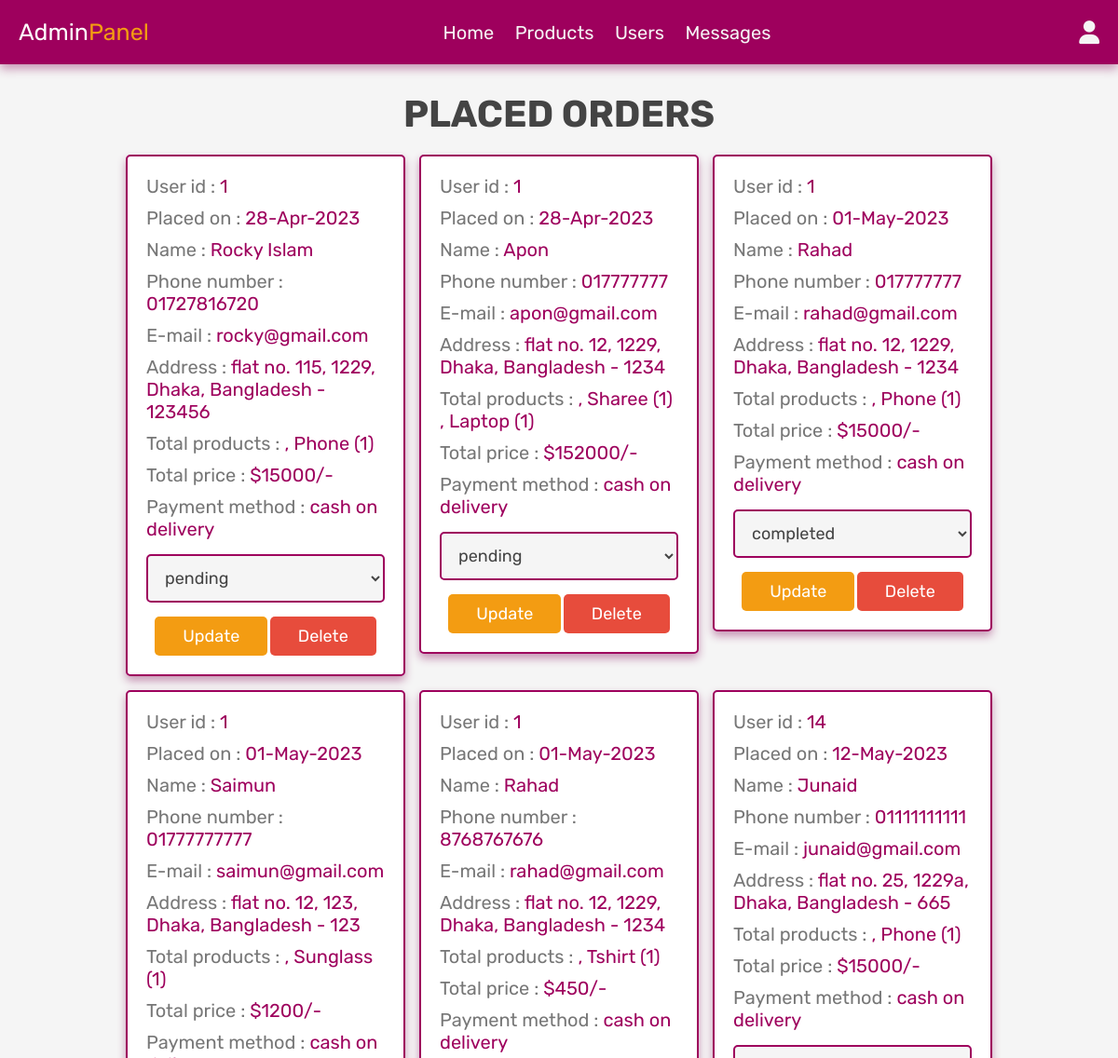
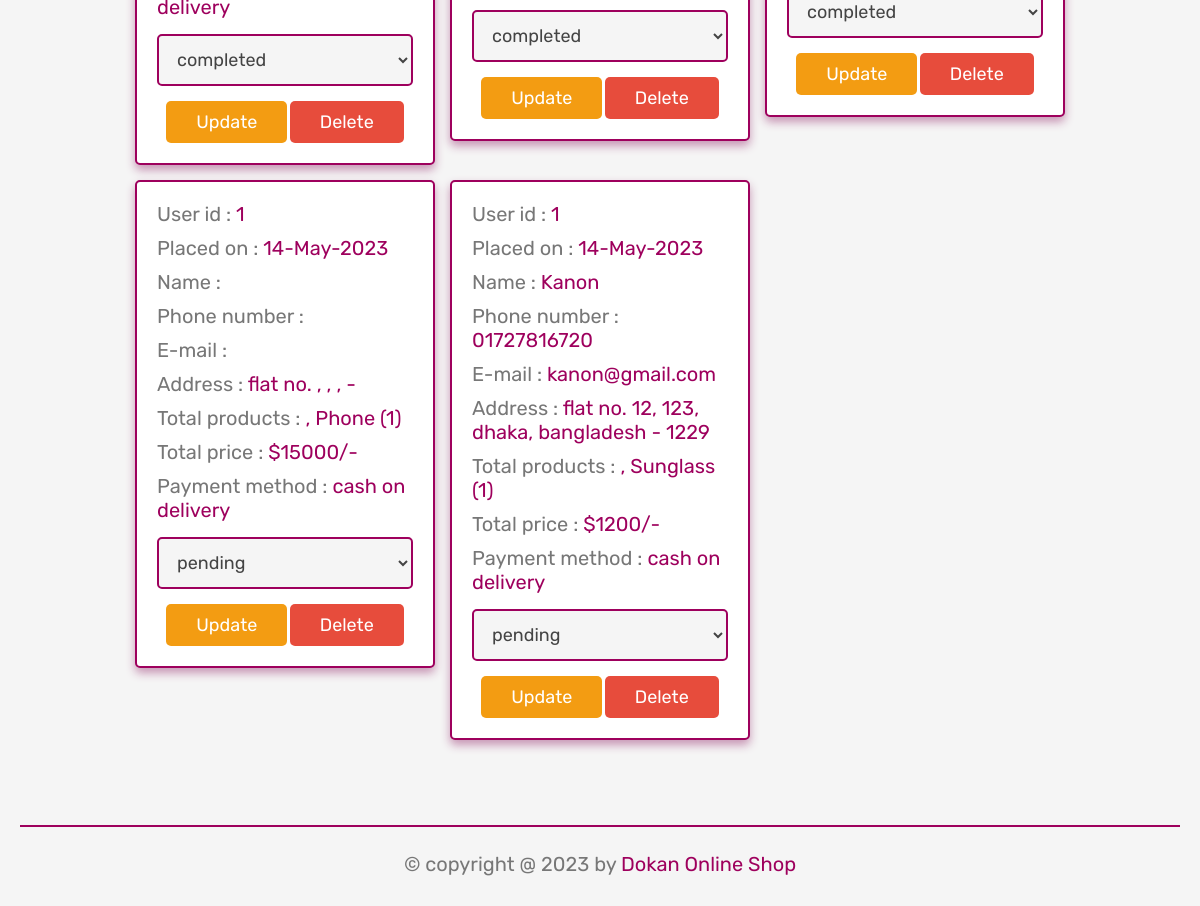
The app's page /php/admin_orders.php (signed in) with its own data (2 pictures, top to bottom).
### tables this page shows
CREATE TABLE `orders` (
  `id` int(100) NOT NULL,
  `user_id` int(100) NOT NULL,
  `name` varchar(100) NOT NULL,
  `number` varchar(11) NOT NULL,
  `email` varchar(100) NOT NULL,
  `method` varchar(50) NOT NULL,
  `address` varchar(500) NOT NULL,
  `total_products` varchar(1000) NOT NULL,
  `total_price` int(100) NOT NULL,
  `placed_on` varchar(50) NOT NULL,
  `payment_status` varchar(20) NOT NULL DEFAULT 'pending'
);

### php/admin_orders.php (the view, shortened to what this page needs)
<?php
include 'connection.php';
?>
<!DOCTYPE html>
<html lang="en">
<head>
   <link rel="stylesheet" href="https://cdnjs.cloudflare.com/ajax/libs/font-awesome/6.0.0/css/all.min.css">
   <link rel="stylesheet" href="../css/admin_style.css">
</head>
<body>
<?php include 'admin_header.php'; ?>
<section class="orders">
   <h1 class="title">Placed orders</h1>
   <div class="box-container">
      <?php
      $select_orders = mysqli_query($conn, "SELECT * FROM `orders`") or die('query failed');
      if(mysqli_num_rows($select_orders) > 0){
         while($fetch_orders = mysqli_fetch_assoc($select_orders)){
      ?>
      <div class="box">
         <p> User id : <span><?php echo $fetch_orders['user_id']; ?></span> </p>
         <p> Placed on : <span><?php echo $fetch_orders['placed_on']; ?></span> </p>
         <p> Name : <span><?php echo $fetch_orders['name']; ?></span> </p>
         <p> Phone number : <span><?php echo $fetch_orders['number']; ?></span> </p>
         <p> E-mail : <span><?php echo $fetch_orders['email']; ?></span> </p>
         <p> Address : <span><?php echo $fetch_orders['address']; ?></span> </p>
         <p> Total products : <span><?php echo $fetch_orders['total_products']; ?></span> </p>
         <p> Total price : <span>$<?php echo $fetch_orders['total_price']; ?>/-</span> </p>
         <p> Payment method : <span><?php echo $fetch_orders['method']; ?></span> </p>
         <form action="" method="post">
            <select name="update_payment">
               <option value="" selected disabled><?php echo $fetch_orders['payment_status']; ?></option>
            </select>
            <input type="submit" value="Update" name="update_order" class="option-btn">
            <a href="admin_orders.php?delete=<?php echo $fetch_orders['id']; ?>" onclick="return confirm('Delete this order?');" class="delete-btn">Delete</a>
         </form>
      </div>
      <?php
         }
      }else{
         echo '<p class="empty">No orders placed yet!</p>';
      }
      ?>
   </div>
</section>
<?php include 'admin_footer.php'; ?>
</body>
</html>

### css/admin_style.css (style rules this page uses)
:root { --main-color: rgba(158,0,93); --red:#e74c3c; --orange:#f39c12; --black:#444; --white:#fff; --light-bg:#f5f5f5; --light-color:#777; --border:.2rem solid var(--main-color); --box-shadow:0 .5rem 1rem rgba(199, 149, 180); }
* { font-family: 'Rubik', sans-serif; margin:0; padding:0; box-sizing: border-box; outline: none; border:none; text-decoration: none; transition:all .2s linear; }
html { font-size: 62.5%; overflow-x: hidden; }
body { background-color: var(--light-bg); }
section { padding:3rem 2rem; }
.title { text-align: center; margin-bottom: 2rem; text-transform: uppercase; color:var(--black); font-size: 4rem; }
.btn, .option-btn, .delete-btn, .white-btn { display: inline-block; margin-top: 1rem; padding:1rem 3rem; cursor: pointer; color:var(--white); font-size: 1.8rem; border-radius: .5rem; text-transform: capitalize; }
.option-btn { background-color: var(--orange); }
.delete-btn { background-color: var(--red); }
.orders .box-container { display: grid; grid-template-columns: repeat(auto-fit, 30rem); justify-content: center; gap:1.5rem; max-width: 1200px; margin:0 auto; align-items: flex-start; }
.orders .box-container .box { background-color: var(--white); padding:2rem; border:var(--border); box-shadow: var(--box-shadow); border-radius: .5rem; }
.orders .box-container .box p { padding-bottom: 1rem; font-size: 2rem; color:var(--light-color); }
.orders .box-container .box p span { color:var(--main-color); }
.orders .box-container .box form { text-align: center; }
.orders .box-container .box form select { border-radius: .5rem; margin:.5rem 0; width: 100%; background-color: var(--light-bg); border:var(--border); padding:1.2rem 1.4rem; font-size: 1.8rem; color:var(--black); }

### records on screen
orders: user "1", placed_on "28-Apr-2023", name "Rocky Islam", number "01727816720", email "rocky@gmail.com", address "flat no. 115, 1229, Dhaka, Bangladesh - 123456", total_products ", Phone (1)", total_price "15000", method "cash on delivery", update_payment "pending"
orders: user "1", placed_on "28-Apr-2023", name "Apon", number "017777777", email "apon@gmail.com", address "flat no. 12, 1229, Dhaka, Bangladesh - 1234", total_products ", Sharee (1) , Laptop (1)", total_price "152000", method "cash on delivery", update_payment "pending"
orders: user "1", placed_on "01-May-2023", name "Rahad", number "017777777", email "rahad@gmail.com", address "flat no. 12, 1229, Dhaka, Bangladesh - 1234", total_products ", Phone (1)", total_price "15000", method "cash on delivery", update_payment "completed"
orders: user "1", placed_on "01-May-2023", name "Saimun", number "01777777777", email "saimun@gmail.com", address "flat no. 12, 123, Dhaka, Bangladesh - 123", total_products ", Sunglass (1)", total_price "1200", method "cash on delivery", update_payment "completed"
orders: user "1", placed_on "01-May-2023", name "Rahad", number "8768767676", email "rahad@gmail.com", address "flat no. 12, 1229, Dhaka, Bangladesh - 1234", total_products ", Tshirt (1)", total_price "450", method "cash on delivery", update_payment "completed"
orders: user "14", placed_on "12-May-2023", name "Junaid", number "01111111111", email "junaid@gmail.com", address "flat no. 25, 1229a, Dhaka, Bangladesh - 665", total_products ", Phone (1)", total_price "15000", method "cash on delivery", update_payment "completed"
orders: user "1", placed_on "14-May-2023", address "flat no. , , , -", total_products ", Phone (1)", total_price "15000", method "cash on delivery", update_payment "pending"
orders: user "1", placed_on "14-May-2023", name "Kanon", number "01727816720", email "kanon@gmail.com", address "flat no. 12, 123, dhaka, bangladesh - 1229", total_products ", Sunglass (1)", total_price "1200", method "cash on delivery", update_payment "pending"
